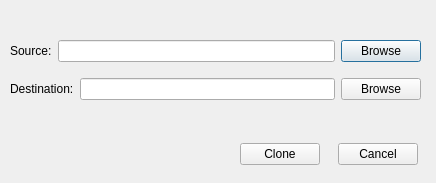
<?xml version="1.0" encoding="UTF-8"?>
<ui version="4.0">
 <class>Dialog</class>
 <widget class="QDialog" name="Dialog">
  <property name="geometry">
   <rect>
    <x>0</x>
    <y>0</y>
    <width>436</width>
    <height>183</height>
   </rect>
  </property>
  <property name="minimumSize">
   <size>
    <width>436</width>
    <height>183</height>
   </size>
  </property>
  <property name="maximumSize">
   <size>
    <width>436</width>
    <height>183</height>
   </size>
  </property>
  <property name="windowTitle">
   <string>Dialog</string>
  </property>
  <widget class="QWidget" name="layoutWidget">
   <property name="geometry">
    <rect>
     <x>10</x>
     <y>30</y>
     <width>411</width>
     <height>81</height>
    </rect>
   </property>
   <layout class="QVBoxLayout" name="verticalLayout_2">
    <item>
     <layout class="QHBoxLayout" name="horizontalLayout">
      <item>
       <widget class="QLabel" name="label">
        <property name="text">
         <string>Source:</string>
        </property>
       </widget>
      </item>
      <item>
       <widget class="QLineEdit" name="Source_lineEdit"/>
      </item>
      <item>
       <widget class="QPushButton" name="Source_push">
        <property name="text">
         <string>Browse</string>
        </property>
       </widget>
      </item>
     </layout>
    </item>
    <item>
     <layout class="QHBoxLayout" name="horizontalLayout_2">
      <item>
       <widget class="QLabel" name="label_2">
        <property name="text">
         <string>Destination:</string>
        </property>
       </widget>
      </item>
      <item>
       <widget class="QLineEdit" name="Destination_lineEdit"/>
      </item>
      <item>
       <widget class="QPushButton" name="Destination_pushButton">
        <property name="text">
         <string>Browse</string>
        </property>
       </widget>
      </item>
     </layout>
    </item>
   </layout>
  </widget>
  <widget class="QWidget" name="layoutWidget">
   <property name="geometry">
    <rect>
     <x>240</x>
     <y>140</y>
     <width>178</width>
     <height>29</height>
    </rect>
   </property>
   <layout class="QHBoxLayout" name="horizontalLayout_3">
    <item>
     <widget class="QPushButton" name="Clone_button">
      <property name="text">
       <string>Clone</string>
      </property>
     </widget>
    </item>
    <item>
     <widget class="QDialogButtonBox" name="buttonBox">
      <property name="orientation">
       <enum>Qt::Horizontal</enum>
      </property>
      <property name="standardButtons">
       <set>QDialogButtonBox::Cancel</set>
      </property>
     </widget>
    </item>
   </layout>
  </widget>
 </widget>
 <resources/>
 <connections>
  <connection>
   <sender>buttonBox</sender>
   <signal>accepted()</signal>
   <receiver>Dialog</receiver>
   <slot>accept()</slot>
   <hints>
    <hint type="sourcelabel">
     <x>248</x>
     <y>254</y>
    </hint>
    <hint type="destinationlabel">
     <x>157</x>
     <y>274</y>
    </hint>
   </hints>
  </connection>
  <connection>
   <sender>buttonBox</sender>
   <signal>rejected()</signal>
   <receiver>Dialog</receiver>
   <slot>reject()</slot>
   <hints>
    <hint type="sourcelabel">
     <x>316</x>
     <y>260</y>
    </hint>
    <hint type="destinationlabel">
     <x>286</x>
     <y>274</y>
    </hint>
   </hints>
  </connection>
 </connections>
</ui>
